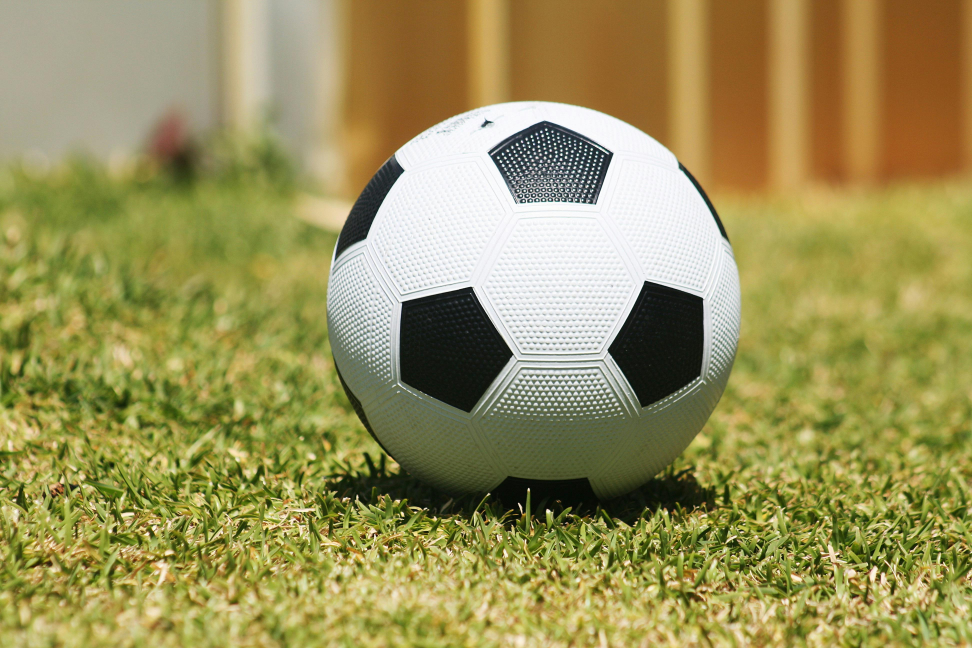
#> input picture Haar_Cascade/images/test/football.jpeg, 3888 x 2592 px (shown at 1/4 size)
$ python trains_cascade_windows.py
#> lines starting #> are read from the running program, lines starting #| are printed output that depends on the picture; after the words box and inside, x2 and y2 are one past the last pixel; in counts of white or black regions, pixels touching at a corner belong together
import cv2
import numpy as np

# Caminhos dos arquivos
cascade_path = r"../wheights/cascade_ball.xml"
image_path = r"../images/test/football.jpeg"

# Carregar classificador treinado
face_cascade = cv2.CascadeClassifier(cascade_path)

if face_cascade.empty():
    raise IOError("Erro ao carregar o classificador. Verifique o caminho do arquivo.")

# Carregar imagem
img = cv2.imread(image_path)
#> img is the input picture: shape (2592, 3888, 3); mean B, G, R 88.9, 146.1, 154.5

if img is None:
    raise IOError("Erro ao carregar a imagem. Verifique o caminho do arquivo.")

# Redimensionamento proporcional
scale_factor = 400 / max(img.shape[:2])  # Mantém a proporção
#> scale_factor = 0.103
new_size = (int(img.shape[1] * scale_factor), int(img.shape[0] * scale_factor))
#> new_size = (400, 266)
resized = cv2.resize(img, new_size)
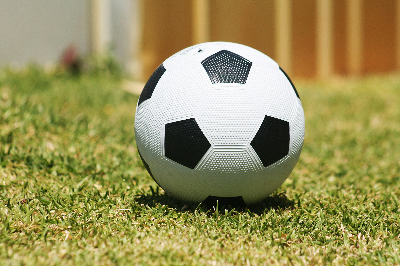
#> resized: shape (266, 400, 3); mean B, G, R 88.8, 145.9, 154.3

# Conversão para escala de cinza
gray = cv2.cvtColor(resized, cv2.COLOR_BGR2GRAY)
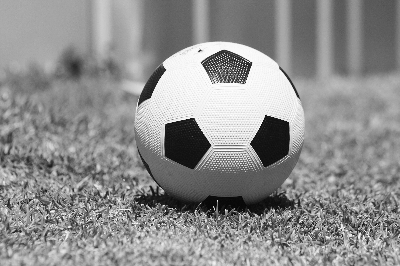
#> gray: shape (266, 400); min 5, max 255, mean 141.9

# Aplicar filtro Gaussiano para suavizar a imagem e melhorar a detecção
gray = cv2.GaussianBlur(gray, (5, 5), 0)
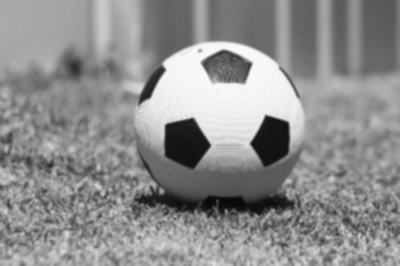
#> gray: shape (266, 400); min 9, max 250, mean 141.9

# Ajuste dos parâmetros de detecção
faces = face_cascade.detectMultiScale(gray, scaleFactor=1.1, minNeighbors=10, minSize=(20, 20))
#> faces = [[87, 178, 25, 37], [211, 24, 48, 73], [122, 35, 50, 76], [47, 15, 53, 80], [226, 55, 92, 138], [168, 98, 54, 81], [21, 152, 53, 80], [83, 30, 58, 87], [19, 114, 64, 96], [317, 140, 46, 68], [63, 93, 63, 94], [154, 46, 82, 123]]

# Desenhar retângulos ao redor dos objetos detectados
for (x, y, w, h) in faces:
    cv2.rectangle(resized, (x, y), (x + w, y + h), (0, 255, 0), 2)
#> this loop made 12 passes
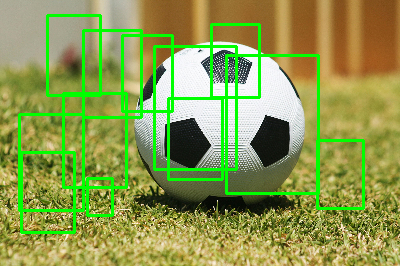
#> resized: shape (266, 400, 3); 9.17% of pixels changed, all inside (x1, y1, x2, y2) = (18, 14, 365, 234)

# Exibir resultado
cv2.imshow('Detecção de Bolas', resized)
cv2.waitKey(0)
cv2.destroyAllWindows()
